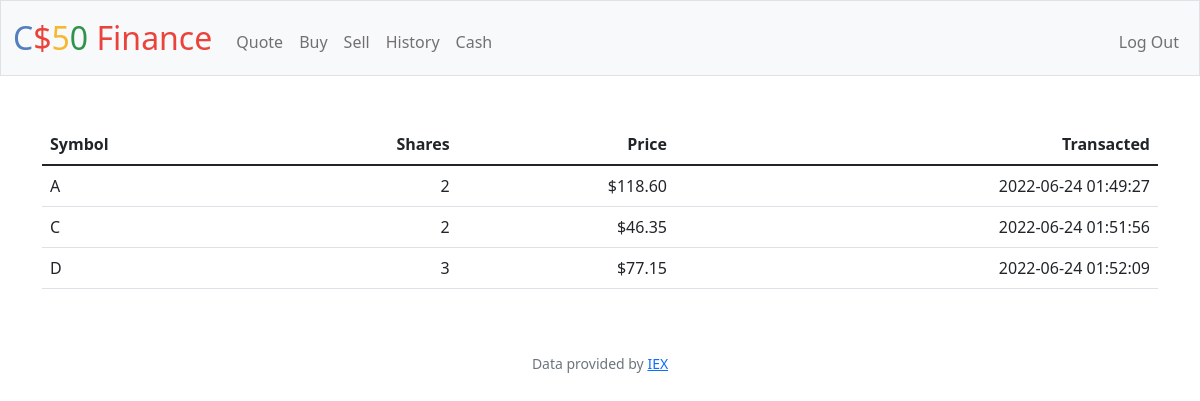
Screenshot of /history (signed in) with the database file from the repository.
### tables this page shows
CREATE TABLE history(owner_id INTEGER NOT NULL, symbol TEXT NOT NULL, shares INTEGER NOT NULL, price INTEGER NOT NULL, date TEXT NOT NULL, FOREIGN KEY(owner_id) REFERENCES users(id));

### app.py (the view)
@app.route("/history")
@login_required
def history():
    try:
        user_info = db.execute("SELECT symbol, price, shares, date FROM history  WHERE owner_id=?", session["user_id"])
        return render_template("history.html", users=user_info)
    except:
        return render_template("history.html")

### app.py (called while the page is built)
@app.after_request
def after_request(response):
    response.headers["Cache-Control"] = "no-cache, no-store, must-revalidate"
    response.headers["Expires"] = 0
    response.headers["Pragma"] = "no-cache"
    return response

### helpers.py (called while the page is built)
def login_required(f):
    @wraps(f)
    def decorated_function(*args, **kwargs):
        if session.get("user_id") is None:
            return redirect("/login")
        return f(*args, **kwargs)
    return decorated_function

def usd(value):
    return f"${value:,.2f}"

### templates/history.html (shortened to what this page needs)
{% extends "layout.html" %}
{% block main %}
    <table class="table">
        <thead>
            <th class="text-start">Symbol</th>
            <th class="text-end">Shares</th>
            <th class="text-end">Price</th>
            <th class="text-end">Transacted</th>
        </thead>
        <tbody>
            {% for user in users%}
            <tr>
                <td class="text-start">{{user["symbol"]}}</td>
                <td class="text-end">{{user["shares"]}}</td>
                <td class="text-end">{{user["price"] | usd}}</td>
                <td class="text-end">{{user["date"] }}</td>
            </tr>
            {% endfor %}
        </tbody>
    </table>
{% endblock %}

### rows the page displays
history: symbol "A", shares "2", price "$118.60", date "2022-06-24 01:49:27"
history: symbol "C", shares "2", price "$46.35", date "2022-06-24 01:51:56"
history: symbol "D", shares "3", price "$77.15", date "2022-06-24 01:52:09"
